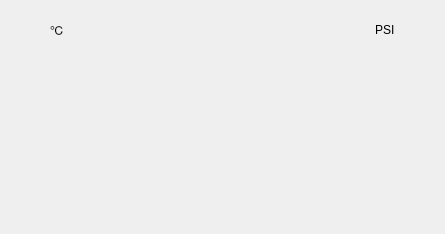
<?xml version="1.0" encoding="UTF-8"?>
<ui version="4.0">
 <class>QRunPlot</class>
 <widget class="QCustomPlot" name="QRunPlot">
  <property name="geometry">
   <rect>
    <x>0</x>
    <y>0</y>
    <width>445</width>
    <height>234</height>
   </rect>
  </property>
  <property name="windowTitle">
   <string>Form</string>
  </property>
  <layout class="QVBoxLayout" name="verticalLayout">
   <item>
    <widget class="QWidget" name="widget" native="true">
     <layout class="QHBoxLayout" name="horizontalLayout">
      <item>
       <spacer name="horizontalSpacer">
        <property name="orientation">
         <enum>Qt::Horizontal</enum>
        </property>
        <property name="sizeType">
         <enum>QSizePolicy::Preferred</enum>
        </property>
        <property name="sizeHint" stdset="0">
         <size>
          <width>30</width>
          <height>20</height>
         </size>
        </property>
       </spacer>
      </item>
      <item>
       <widget class="QLabel" name="labelC">
        <property name="text">
         <string>℃</string>
        </property>
       </widget>
      </item>
      <item>
       <spacer name="horizontalSpacer_2">
        <property name="orientation">
         <enum>Qt::Horizontal</enum>
        </property>
        <property name="sizeHint" stdset="0">
         <size>
          <width>40</width>
          <height>20</height>
         </size>
        </property>
       </spacer>
      </item>
      <item>
       <widget class="QLabel" name="labelPSI">
        <property name="text">
         <string>PSI</string>
        </property>
       </widget>
      </item>
      <item>
       <spacer name="horizontalSpacer_3">
        <property name="orientation">
         <enum>Qt::Horizontal</enum>
        </property>
        <property name="sizeType">
         <enum>QSizePolicy::Preferred</enum>
        </property>
        <property name="sizeHint" stdset="0">
         <size>
          <width>30</width>
          <height>20</height>
         </size>
        </property>
       </spacer>
      </item>
     </layout>
    </widget>
   </item>
   <item>
    <spacer name="verticalSpacer">
     <property name="orientation">
      <enum>Qt::Vertical</enum>
     </property>
     <property name="sizeHint" stdset="0">
      <size>
       <width>20</width>
       <height>166</height>
      </size>
     </property>
    </spacer>
   </item>
  </layout>
 </widget>
 <customwidgets>
  <customwidget>
   <class>QCustomPlot</class>
   <extends>QWidget</extends>
   <header>qcustomplot.h</header>
   <container>1</container>
  </customwidget>
 </customwidgets>
 <resources/>
 <connections/>
</ui>
